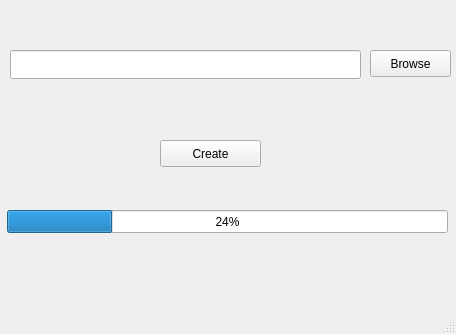
<?xml version="1.0" encoding="UTF-8"?>
<ui version="4.0">
 <class>CreateTorrentWindow</class>
 <widget class="QMainWindow" name="CreateTorrentWindow">
  <property name="geometry">
   <rect>
    <x>0</x>
    <y>0</y>
    <width>456</width>
    <height>334</height>
   </rect>
  </property>
  <property name="windowTitle">
   <string>MainWindow</string>
  </property>
  <widget class="QWidget" name="centralwidget">
   <widget class="QPushButton" name="browse">
    <property name="geometry">
     <rect>
      <x>370</x>
      <y>50</y>
      <width>81</width>
      <height>27</height>
     </rect>
    </property>
    <property name="text">
     <string>Browse</string>
    </property>
   </widget>
   <widget class="QPushButton" name="create">
    <property name="geometry">
     <rect>
      <x>160</x>
      <y>140</y>
      <width>101</width>
      <height>27</height>
     </rect>
    </property>
    <property name="text">
     <string>Create</string>
    </property>
   </widget>
   <widget class="QLineEdit" name="lineEdit">
    <property name="geometry">
     <rect>
      <x>10</x>
      <y>50</y>
      <width>351</width>
      <height>29</height>
     </rect>
    </property>
   </widget>
   <widget class="QProgressBar" name="progressBar">
    <property name="geometry">
     <rect>
      <x>7</x>
      <y>210</y>
      <width>441</width>
      <height>23</height>
     </rect>
    </property>
    <property name="value">
     <number>24</number>
    </property>
   </widget>
  </widget>
  <widget class="QMenuBar" name="menubar">
   <property name="geometry">
    <rect>
     <x>0</x>
     <y>0</y>
     <width>456</width>
     <height>23</height>
    </rect>
   </property>
  </widget>
  <widget class="QStatusBar" name="statusbar"/>
 </widget>
 <resources/>
 <connections/>
</ui>
